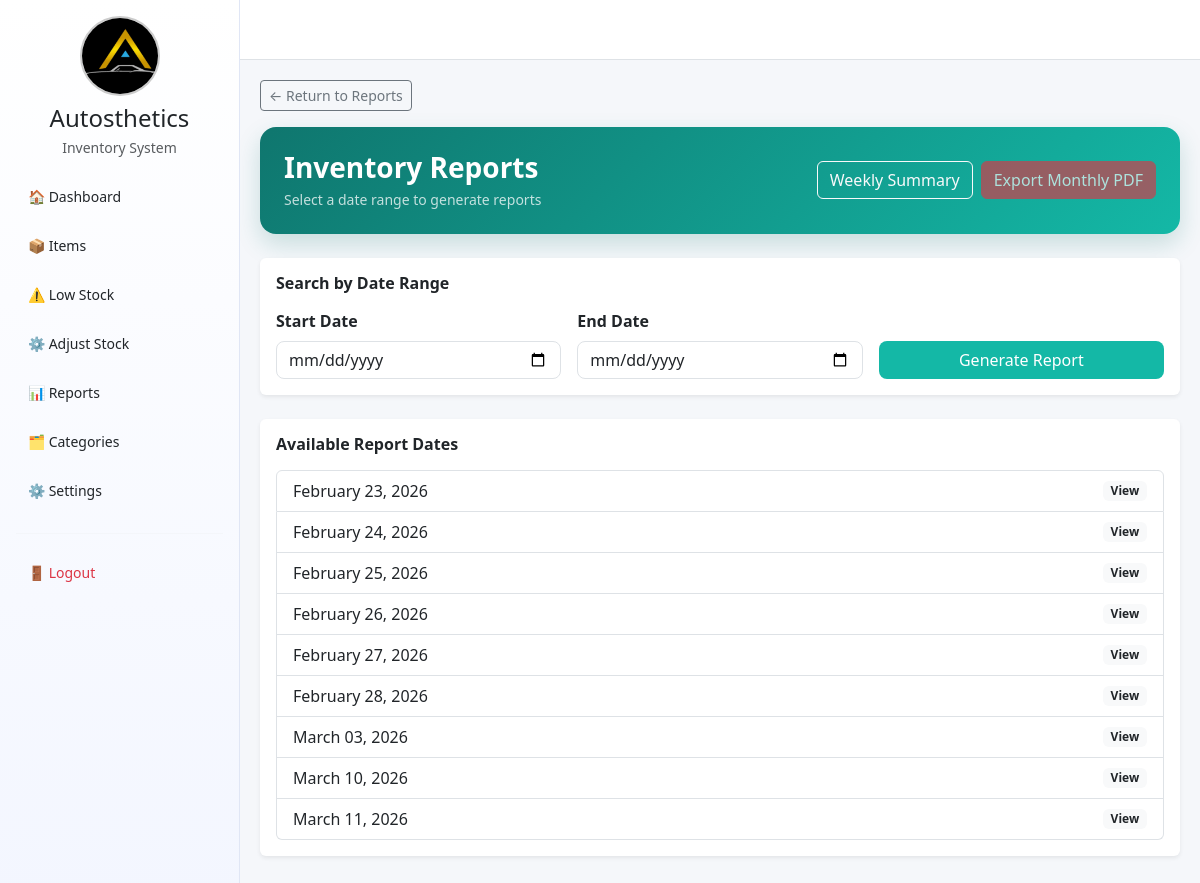
/reports/monthly/ (signed in), run on an earlier commit of the app's database.
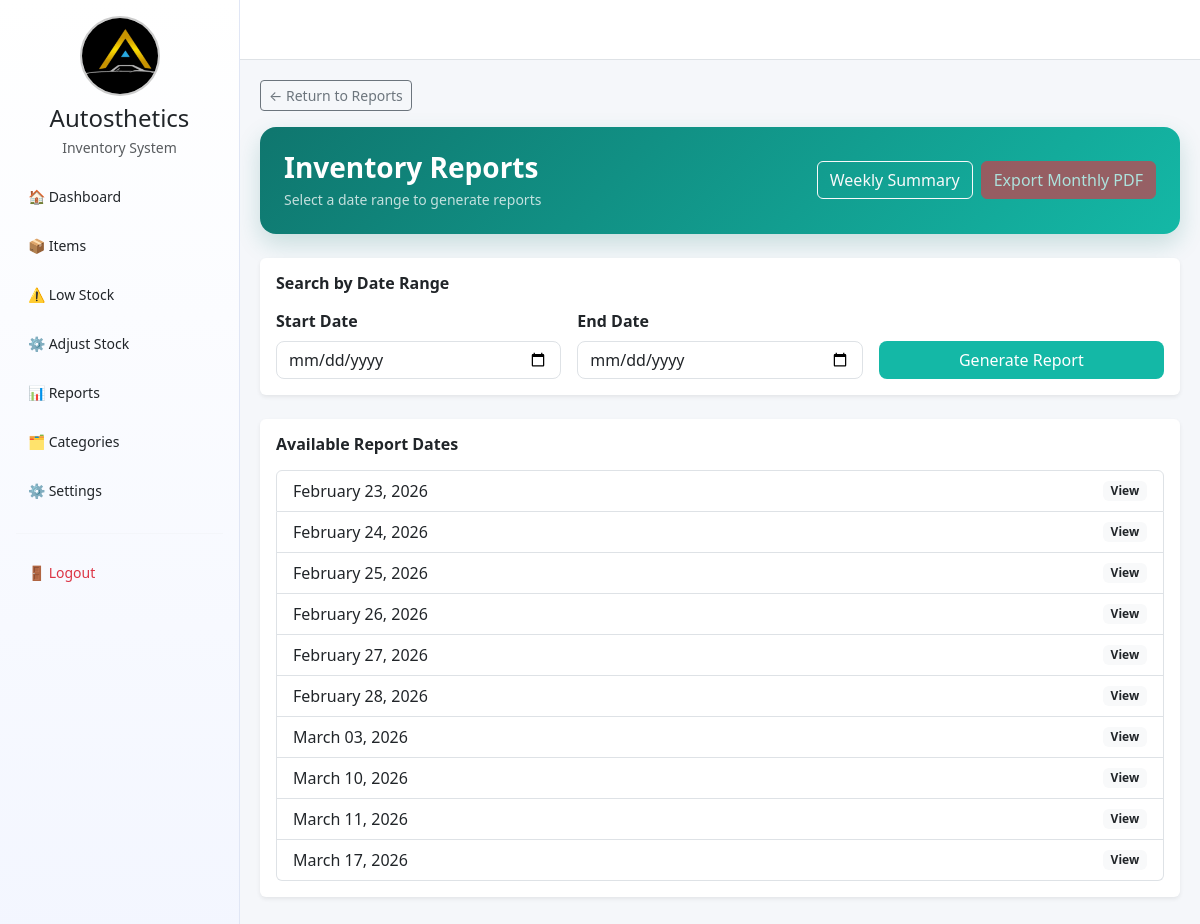
And on a later commit of the database.
### inventory/models.py (models this page shows, shortened)
class DailySnapshot(models.Model):
    date = models.DateField(unique=True)
    created_at = models.DateTimeField(auto_now_add=True)

### inventory/views.py (the view)
# urls.py: path('reports/monthly/', views.monthly_detail, name='monthly_detail'),
@login_required
def monthly_detail(request):
    snapshots = DailySnapshot.objects.all().order_by('date')
    year = request.GET.get('year')
    month = request.GET.get('month')
    if year and month:
        year = int(year)
        month = int(month)
        snapshots = snapshots.filter(date__year=year, date__month=month)
        for snapshot in snapshots:
            create_snapshot(snapshot.date)
    context = {
        'snapshots': snapshots,
        'year': year,
        'month': month,
    }
    return render(request, 'inventory/monthly_detail.html', context)

### inventory/templates/inventory/monthly_detail.html (shortened to what this page needs)
{% extends "inventory/base.html" %}
{% block content %}
<a href="{% url 'reports' %}" class="btn btn-outline-secondary btn-sm mb-3">
    ← Return to Reports
</a>
<div class="p-4 rounded-4 text-white mb-4"
     style="background: linear-gradient(135deg, #0f766e, #14b8a6);
            box-shadow: 0 10px 25px rgba(15,118,110,0.2);">
    <div class="d-flex justify-content-between align-items-center flex-wrap gap-3">
        <div>
            <h3 class="fw-bold mb-1">
                Inventory Reports
            </h3>
            {% if start_date and end_date %}
                <p class="mb-0 small opacity-75">
                    Showing reports from {{ start_date }} to {{ end_date }}
                </p>
            {% else %}
                <p class="mb-0 small opacity-75">
                    Select a date range to generate reports
                </p>
            {% endif %}
        </div>
        <div class="d-flex gap-2 flex-wrap">
            <a href="{% url 'weekly_summary' %}" class="btn btn-outline-light">
                Weekly Summary
            </a>
            {% if year and month %}
            <a href="{% url 'monthly_summary_pdf' year month %}"
               class="btn btn-danger">
                Export Monthly PDF
            </a>
            {% else %}
            <button class="btn btn-danger" disabled>
                Export Monthly PDF
            </button>
            {% endif %}
        </div>
    </div>
</div>
<div class="card shadow-sm border-0 mb-4">
    <div class="card-body">
        <h6 class="fw-semibold mb-3">Search by Date Range</h6>
        <form method="GET">
            <div class="row g-3">
                <div class="col-md-4">
                    <label class="form-label fw-semibold">Start Date</label>
                    <input type="date"
                           name="start_date"
                           class="form-control rounded-3"
                           value="{{ start_date|default:'' }}"
                           required>
                </div>
                <div class="col-md-4">
                    <label class="form-label fw-semibold">End Date</label>
                    <input type="date"
                           name="end_date"
                           class="form-control rounded-3"
                           value="{{ end_date|default:'' }}"
                           required>
                </div>
                <div class="col-md-4 d-flex align-items-end">
                    <button type="submit"
                            class="btn w-100 text-white rounded-3"
                            style="background: #14b8a6;">
                        Generate Report
                    </button>
                </div>
            </div>
        </form>
    </div>
</div>
<div class="card shadow-sm border-0 mb-4">
    <div class="card-body">
        <h6 class="fw-semibold mb-3">Available Report Dates</h6>
        {% if snapshots %}
            <div class="list-group">
                {% for snapshot in snapshots %}
                    <a href="{% url 'daily_detail' snapshot.date.year snapshot.date.month snapshot.date.day %}"
                       class="list-group-item list-group-item-action d-flex justify-content-between align-items-center">
                        <span>{{ snapshot.date|date:"F d, Y" }}</span>
                        <span class="badge bg-light text-dark">
                            View
                        </span>
                    </a>
                {% endfor %}
            </div>
        {% else %}
            <div class="alert alert-info mb-0">
                No reports found for the selected period.
            </div>
        {% endif %}
    </div>
</div>
{% endblock %}

What changed in the data, as far as the page shows it:
added DailySnapshot: date "March 17, 2026"
